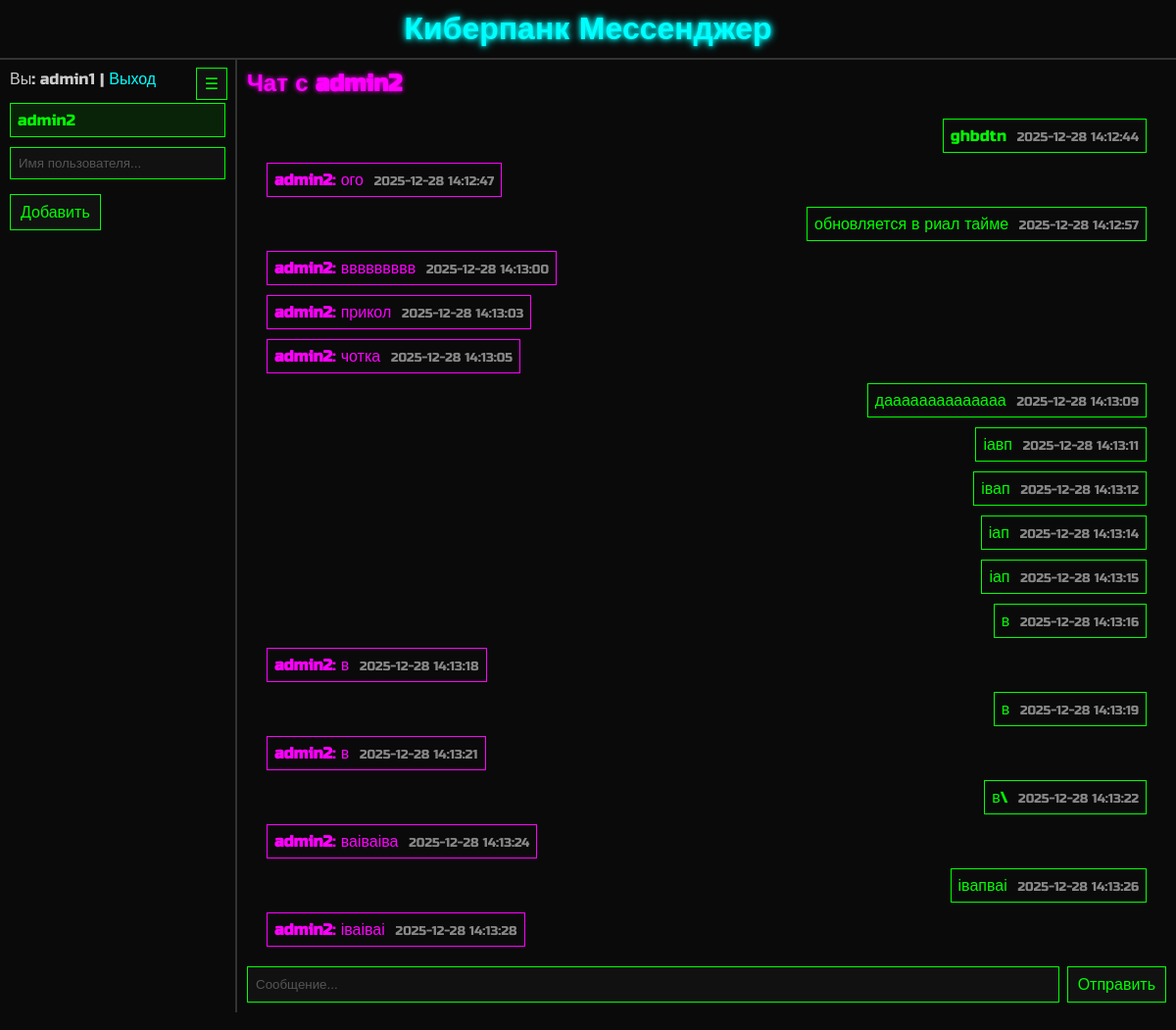
Page /chat/admin2 (signed in) on the committed database.
### tables this page shows
CREATE TABLE users (
                id INTEGER PRIMARY KEY AUTOINCREMENT,
                username TEXT NOT NULL UNIQUE,
                password_hash TEXT NOT NULL
            );

CREATE TABLE messages (
                id INTEGER PRIMARY KEY AUTOINCREMENT,
                sender_id INTEGER NOT NULL,
                receiver_id INTEGER NOT NULL,
                content TEXT NOT NULL,
                timestamp TEXT NOT NULL DEFAULT (datetime('now', 'localtime')),
                FOREIGN KEY(sender_id) REFERENCES users(id) ON DELETE CASCADE,
                FOREIGN KEY(receiver_id) REFERENCES users(id) ON DELETE CASCADE
            );

### app.py (the view)
@app.get("/chat/{username}", response_class=HTMLResponse)
async def chat_with_user(request: Request, username: str):
    user_id = request.session.get("user_id")
    current_username = request.session.get("username")
    if not user_id:
        return RedirectResponse(url="/login")
    target_user = database.get_user_by_username(username)
    if target_user is None:
        request.session["flash"] = {"message": "Пользователь не найден", "category": "error"}
        return RedirectResponse(url="/contacts", status_code=303)
    contacts = database.get_contacts(user_id)
    if not any(c["id"] == target_user["id"] for c in contacts):
        request.session["flash"] = {"message": "Добавьте пользователя в контакты, чтобы начать чат", "category": "error"}
        return RedirectResponse(url="/contacts", status_code=303)
    messages = database.get_messages(user_id, target_user["id"])
    context = {
        "request": request,
        "contacts": contacts,
        "current_user": {"id": user_id, "username": current_username},
        "chat_with": username,
        "messages": messages,
    }
    return templates.TemplateResponse("chat.html", context)

### templates/chat.html (shortened to what this page needs)
{% extends "base.html" %}
{% block content %}
<div class="chat-container">
  <div class="sidebar">
    <button class="sidebar-toggle" type="button" data-sidebar-toggle title="Свернуть/развернуть">☰</button>
    <div class="current-user">Вы: {{ current_user.username }} | <a href="/logout">Выход</a></div>
    <ul class="contact-list">
      {% for contact in contacts %}
      <li class="{% if chat_with and contact.username == chat_with %}active{% endif %}">
        <a href="/chat/{{ contact.username }}">{{ contact.username }}</a>
      </li>
      {% endfor %}
    </ul>
    <form class="add-contact-form" action="/contacts" method="post">
      <input type="text" name="username" placeholder="Имя пользователя..." required>
      <button type="submit">Добавить</button>
    </form>
  </div>
  <div class="chat-area">
    {% if chat_with %}
      <h2>Чат с {{ chat_with }}</h2>
    {% else %}
      <h2>Мои контакты</h2>
    {% endif %}
    {% if chat_with %}
      <div class="messages"
           id="messages"
           data-chat-with="{{ chat_with }}"
           data-current-user-id="{{ current_user.id }}"
           data-last-id="{% if messages and messages|length > 0 %}{{ messages[-1].id }}{% else %}0{% endif %}">
        {% for msg in messages %}
        <div class="message {% if msg.sender_id == current_user.id %}me{% else %}other{% endif %}"
             data-msg-id="{{ msg.id }}">
          {% if msg.sender_id == current_user.id %}
            <span class="msg-text">{{ msg.content }}</span>
            <span class="timestamp">{{ msg.timestamp }}</span>
          {% else %}
            <span class="sender-name">{{ chat_with }}</span>:
            <span class="msg-text">{{ msg.content }}</span>
            <span class="timestamp">{{ msg.timestamp }}</span>
          {% endif %}
        </div>
        {% endfor %}
      </div>
      <form class="message-form" action="/chat/{{ chat_with }}" method="post">
        <input type="text" name="content" placeholder="Сообщение..." required>
        <button type="submit">Отправить</button>
      </form>
    {% else %}
      <p class="no-chat">Выберите контакт слева или добавьте новый контакт.</p>
    {% endif %}
  </div>
</div>
{% endblock %}

### templates/base.html (shortened to what this page needs)
<!DOCTYPE html>
<html lang="ru">
<head>
  <link rel="stylesheet" href="{{ url_for('static', path='style.css') }}">
</head>
<body>
  <header><h1>Киберпанк Мессенджер</h1></header>
  <main>{% block content %}{% endblock %}</main>
</body>
</html>

### static/style.css (style rules this page uses)
body { background-color: #0a0a0a; color: #cccccc; font-family: 'Russo One', sans-serif; margin: 0; padding: 0; }
header { padding: 10px; text-align: center; border-bottom: 2px solid #333; }
header h1 { color: #00ffff; text-shadow: 0 0 5px #0ff, 0 0 10px #0ff; font-size: 2em; margin: 0; }
h2 { color: #ff00ff; text-shadow: 0 0 5px #f0f; }
a { color: #00ffff; text-decoration: none; }
input[type=text], input[type=password] { width: 100%; background: #111; color: #00ff00; border: 1px solid #00ff00; padding: 8px; margin-bottom: 15px; box-sizing: border-box; }
input::placeholder { color: #555; }
button { background: #111; color: #00ff00; border: 1px solid #00ff00; padding: 8px 10px; cursor: pointer; font: inherit; }
.chat-container { display: flex; height: 80vh; }
.sidebar { width: 220px; flex-shrink: 0; padding: 10px; border-right: 2px solid #333; position: relative; }
.current-user { margin-bottom: 15px; }
.contact-list { list-style: none; padding: 0; margin: 0; }
.contact-list li { margin-bottom: 6px; }
.contact-list a { display: block; padding: 7px; color: #00ff00; border: 1px solid #00ff00; }
.contact-list li.active a { background-color: rgba(0, 255, 0, 0.1); }
.add-contact-form { margin-top: 10px; }
.chat-area { flex: 1; padding: 10px; display: flex; flex-direction: column; }
.chat-area h2 { margin-top: 0; }
.messages { flex: 1; overflow-y: auto; display: flex; flex-direction: column; padding-left: 20px; padding-right: 20px; padding-top: 10px; padding-bottom: 10px; scroll-behavior: smooth; }
.message { max-width: 70%; padding: 7px; margin: 5px 0; border: 1px solid; }
.message.me { align-self: flex-end; border-color: #00ff00; color: #00ff00; text-align: right; }
.message.other { align-self: flex-start; border-color: #ff00ff; color: #ff00ff; text-align: left; }
.sender-name { font-weight: bold; }
.timestamp { font-size: 0.8em; color: #888888; margin-left: 6px; }
.message-form { margin-top: 5px; display: flex; gap: 8px; }
.message-form input[type=text] { flex: 1; margin-bottom: 0; }
.sidebar-toggle { position: absolute; top: 8px; right: 8px; background: #111; color: #00ff00; border: 1px solid #00ff00; padding: 6px 8px; cursor: pointer; font: inherit; }
.sidebar, .chat-area { transition: all 0.2s ease; }

### rows in the picture
users: username "admin2"
messages: content "ghbdtn", timestamp "2025-12-28 14:12:44"
messages: chat_with "admin2", content "ого", timestamp "2025-12-28 14:12:47"
messages: content "обновляется в риал тайме", timestamp "2025-12-28 14:12:57"
messages: chat_with "admin2", content "ввввввввв", timestamp "2025-12-28 14:13:00"
messages: chat_with "admin2", content "прикол", timestamp "2025-12-28 14:13:03"
messages: chat_with "admin2", content "чотка", timestamp "2025-12-28 14:13:05"
messages: content "даааааааааааааа", timestamp "2025-12-28 14:13:09"
messages: content "іавп", timestamp "2025-12-28 14:13:11"
messages: content "івап", timestamp "2025-12-28 14:13:12"
messages: content "іап", timestamp "2025-12-28 14:13:14"
messages: content "іап", timestamp "2025-12-28 14:13:15"
messages: content "в", timestamp "2025-12-28 14:13:16"
messages: chat_with "admin2", content "в", timestamp "2025-12-28 14:13:18"
messages: content "в", timestamp "2025-12-28 14:13:19"
messages: chat_with "admin2", content "в", timestamp "2025-12-28 14:13:21"
messages: content "в\\", timestamp "2025-12-28 14:13:22"
messages: chat_with "admin2", content "ваіваіва", timestamp "2025-12-28 14:13:24"
messages: content "івапваі", timestamp "2025-12-28 14:13:26"
messages: chat_with "admin2", content "іваіваі", timestamp "2025-12-28 14:13:28"

### other values in the picture
{{ current_user.username }} "admin1"
